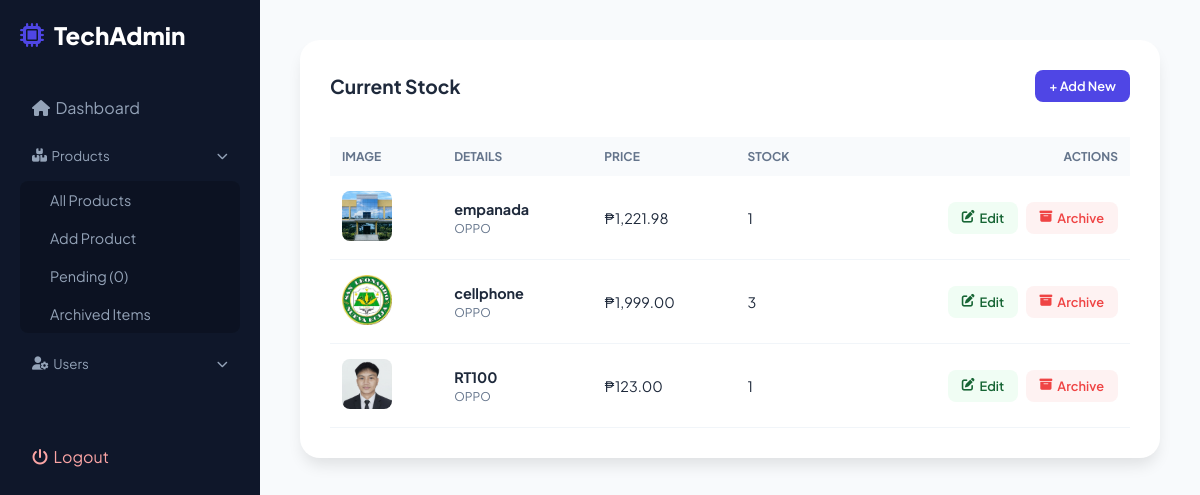
/admin/dashboard.php?page=all_products (signed in), run on the app's committed database.
### tables this page shows
CREATE TABLE `items` (
  `id` int NOT NULL,
  `public_id` varchar(64) DEFAULT NULL,
  `item_name` varchar(100) NOT NULL,
  `brand` varchar(100) DEFAULT NULL,
  `category` varchar(50) DEFAULT NULL,
  `item_condition` varchar(50) DEFAULT NULL,
  `price` decimal(10,2) DEFAULT NULL,
  `stock_quantity` int DEFAULT NULL,
  `description` text,
  `warranty` varchar(100) DEFAULT NULL,
  `item_image` varchar(255) DEFAULT 'default.png',
  `status` enum('pending','approved','rejected','archived') DEFAULT 'pending',
  `added_by` int DEFAULT NULL
);

### admin/dashboard.php (the view, shortened to what this page needs)
<?php
require dirname(__DIR__) . '/includes/config.php';
$currentPage = $_GET['page'] ?? 'dashboard';
$users = $pdo->query("SELECT * FROM users WHERE role_id = 3 AND status = 'active'")->fetchAll();
$items = $pdo->query("SELECT * FROM items WHERE status = 'approved'")->fetchAll();
$pending_items = $pdo->query("SELECT * FROM items WHERE status = 'pending'")->fetchAll();
$archived_items = $pdo->query("SELECT * FROM items WHERE status = 'archived'")->fetchAll();
?>
<!DOCTYPE html>
<html lang="en">
<head>
    <link rel="stylesheet" href="https://cdnjs.cloudflare.com/ajax/libs/font-awesome/6.4.0/css/all.min.css">
</head>
<body>
<div class="sidebar">
    <h2 style="margin-bottom: 35px; font-weight: 800; display:flex; align-items:center; gap:10px;">
        <i class="fas fa-microchip" style="color:var(--primary)"></i> TechAdmin
    </h2>
    <a href="?page=dashboard" class="nav-link <?= $currentPage=='dashboard'?'active':'' ?>">
        <i class="fas fa-house"></i> &nbsp; Dashboard
    </a>
    <button class="nav-link" onclick="toggleDrop('prodDrop')">
        <i class="fas fa-boxes-stacked"></i> &nbsp; Products &nbsp; <i class="fas fa-chevron-down" style="font-size: 0.7rem; margin-left: auto;"></i>
    </button>
    <div id="prodDrop" class="dropdown-container <?= (strpos($currentPage, 'prod')!==false || $currentPage == 'pending_approvals') ? 'show':'' ?>">
        <a href="?page=all_products">All Products</a>
        <a href="?page=add_products">Add Product</a>
        <a href="?page=pending_approvals">Pending (<?= count($pending_items) ?>)</a>
        <a href="?page=archived_products">Archived Items</a>
    </div>
    <button class="nav-link" onclick="toggleDrop('userDrop')">
        <i class="fas fa-user-gear"></i> &nbsp; Users &nbsp; <i class="fas fa-chevron-down" style="font-size: 0.7rem; margin-left: auto;"></i>
    </button>
    <a href="../auth/logout.php" class="nav-link" style="margin-top: 50px; color: #fca5a5;"><i class="fas fa-power-off"></i> &nbsp; Logout</a>
</div>
<div class="main">
    <?php if($currentPage == 'dashboard'): ?>
        <div class="grid-stats">
            <div class="stat-card"><h3>Active Inventory</h3><span class="num"><?= count($items) ?></span></div>
            <div class="stat-card"><h3>Pending</h3><span class="num" style="color:#f59e0b"><?= count($pending_items) ?></span></div>
            <div class="stat-card"><h3>Total Customers</h3><span class="num"><?= count($users) ?></span></div>
            <div class="stat-card"><h3>Archived Items</h3><span class="num"><?= count($archived_items) ?></span></div>
        </div>
    <?php elseif($currentPage == 'all_products'): ?>
        <div class="glass-box">
            <div class="section-header" style="display:flex; justify-content:space-between; align-items:center;">
                <h3>Current Stock</h3>
                <a href="?page=add_products" class="btn btn-primary">+ Add New</a>
            </div>
            <div style="overflow-x: auto;">
                <table style="width: 100%; border-collapse: collapse;">
                    <thead>
                        <tr>
                            <th style="text-align: left; padding: 12px; background: #f8fafc;">Image</th>
                            <th style="text-align: left; padding: 12px; background: #f8fafc;">Details</th>
                            <th style="text-align: left; padding: 12px; background: #f8fafc;">Price</th>
                            <th style="text-align: left; padding: 12px; background: #f8fafc;">Stock</th>
                            <th style="text-align: right; padding: 12px; background: #f8fafc;">Actions</th>
                        </tr>
                    </thead>
                    <tbody>
                        <?php foreach($items as $i): ?>
                        <tr>
                            <td><img src="../uploads/<?= $i['item_image'] ?>" class="thumb"></td>
                            <td><strong><?= htmlspecialchars($i['item_name']) ?></strong><br><small style="color:#64748b"><?= $i['brand'] ?></small></td>
                            <td>₱<?= number_format($i['price'], 2) ?></td>
                            <td><?= $i['stock_quantity'] ?></td>
                            <td style="text-align: right;">
                                <button class="btn btn-success openEditModal"
                                        data-id="<?= $i['public_id'] ?>"
                                        data-name="<?= htmlspecialchars($i['item_name'], ENT_QUOTES) ?>"
                                        data-brand="<?= htmlspecialchars($i['brand'], ENT_QUOTES) ?>"
                                        data-category="<?= $i['category'] ?>"
                                        data-condition="<?= $i['item_condition'] ?>"
                                        data-price="<?= $i['price'] ?>"
                                        data-stock="<?= $i['stock_quantity'] ?>"
                                        data-warranty="<?= htmlspecialchars($i['warranty'], ENT_QUOTES) ?>"
                                        data-description="<?= htmlspecialchars($i['description'], ENT_QUOTES) ?>"
                                        style="padding: 8px 14px; border-radius: 8px; border: none; cursor: pointer; font-weight: 600; font-size: 0.8rem; background: #f0fdf4; color: #166534; margin-right: 5px;">
                                    <i class="fas fa-edit"></i> Edit
                                </button>
                                <button class="btn btn-danger openArchiveModal" data-type="item" data-id="<?= $i['public_id'] ?>" style="padding: 8px 14px; border-radius: 8px; border: none; cursor: pointer; font-weight: 600; font-size: 0.8rem; background: #fef2f2; color: #ef4444;">
                                    <i class="fas fa-archive"></i> Archive
                                </button>
                            </td>
                        </tr>
                        <?php endforeach; ?>
                    </tbody>
                </table>
            </div>
        </div>
    <?php endif; ?>
</div>
</body>
</html>

### admin/dashboard.php (style rules this page uses)
:root { --primary: #4f46e5; --sidebar: #0f172a; --bg: #f8fafc; --white: #ffffff; --text: #1e293b; --danger: #ef4444; }
* { margin: 0; padding: 0; box-sizing: border-box; font-family: 'Plus Jakarta Sans', sans-serif; }
body { background: var(--bg); display: flex; color: var(--text); min-height: 100vh; }
.sidebar { width: 260px; background: var(--sidebar); position: fixed; height: 100vh; color: white; padding: 20px; }
.nav-link { display: flex; align-items: center; padding: 12px; color: #94a3b8; text-decoration: none; border-radius: 8px; margin-bottom: 5px; transition: 0.3s; background: transparent; border: none; width: 100%; cursor: pointer; }
.dropdown-container { display: none; padding-left: 20px; background: rgba(0,0,0,0.2); border-radius: 8px; margin-bottom: 10px; }
.dropdown-container.show { display: block; }
.dropdown-container a { display: block; padding: 10px; color: #94a3b8; text-decoration: none; font-size: 0.9rem; }
.main { flex: 1; margin-left: 260px; padding: 40px; }
.glass-box { background: white; padding: 30px; border-radius: 20px; box-shadow: 0 10px 15px -3px rgba(0,0,0,0.1); margin-bottom: 30px; }
.section-header { margin-bottom: 20px; }
.section-header h3 { font-size: 1.2rem; font-weight: 700; margin: 0; }
table { width: 100%; border-collapse: collapse; margin-top: 15px; }
th { text-align: left; padding: 12px; background: #f8fafc; font-size: 0.75rem; text-transform: uppercase; color: #64748b; }
td { padding: 15px 12px; border-bottom: 1px solid #f1f5f9; font-size: 0.9rem; }
.thumb { width: 50px; height: 50px; object-fit: cover; border-radius: 8px; }
.btn { padding: 8px 14px; border-radius: 8px; border: none; cursor: pointer; font-weight: 600; text-decoration: none; font-size: 0.8rem; display: inline-flex; align-items: center; gap: 5px; }
.btn-primary { background: var(--primary); color: white; }
.btn-danger { background: #fef2f2; color: var(--danger); }
.btn-success { background: #f0fdf4; color: #166534; }

### data on the page
items: item_image (picture), item_name "empanada", brand "OPPO", price "1,221.98", stock_quantity "1"
items: item_image (picture), item_name "cellphone", brand "OPPO", price "1,999.00", stock_quantity "3"
items: item_image (picture), item_name "RT100", brand "OPPO", price "123.00", stock_quantity "1"

### other printed values
count($pending_items) "0"
